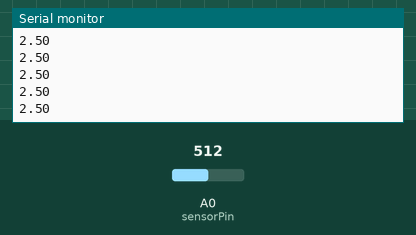
This sketch was run on a simulated Arduino Uno, built with avr-gcc and run on an emulated ATmega328P. Shown: the last lines printed to the serial monitor. The test bench sets the inputs (shaded band); at power-on: A0 (sensorPin) = 512.

Above: at 1.2 s.
1.3 s: A0 (sensorPin) set to 716
At 1.56 s:
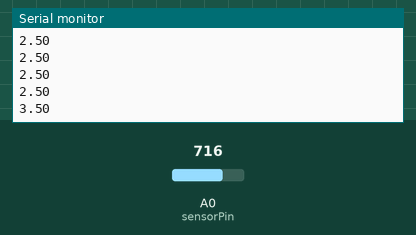
2.8 s: A0 (sensorPin) set to 900
At 2.96 s:
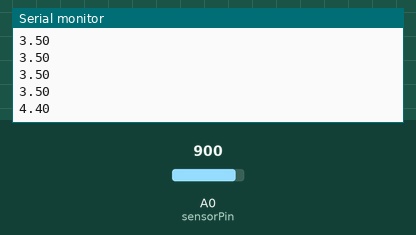
Timing chart, 0 to 5.8 s (numbered marks = the images above; inputs shaded):
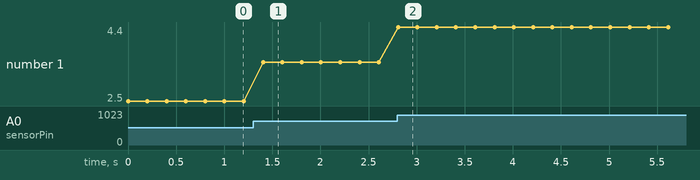

Measured:
- after the input at 1.3 s, the serial monitor: prints a new line after 0.10 s (image 1)
- after the input at 2.8 s, the serial monitor: prints a new line at once (image 2)
- plotted number 1: 2.5 → 3.5 after the input at 1.3 s, 3.5 → 4.4 after the input at 2.8 s

The sketch:

voltage_monitor.ino
```cpp
int sensorPin = A0;
int pwmPin = 2;
int digitalValue = 0;
float voltage = 0;

void setup() {
  Serial.begin(9600);
}

void loop() {
  digitalValue = analogRead(sensorPin);
  voltage = digitalValue * (5 / 1023.0);
  Serial.println(voltage);
  delay(200);
}
```
